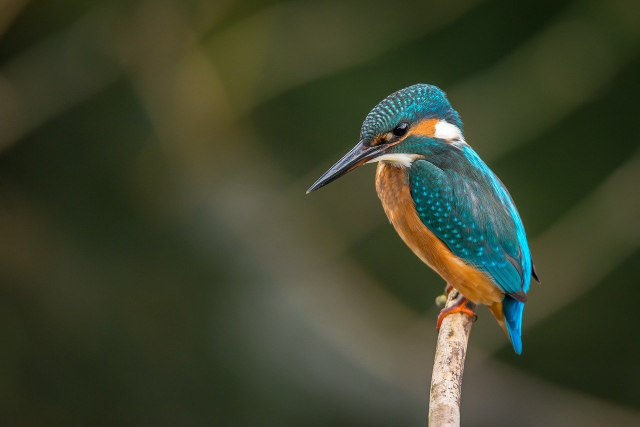
#> input picture Task_4/resources/images/kingfisher-983944_1280.jpg, 1280 x 854 px (shown at 1/2 size)
$ jupyter execute Task_4_Frequency_filtering.ipynb
#> lines starting #> are read from the running program, lines starting #| are printed output that depends on the picture; after the words box and inside, x2 and y2 are one past the last pixel; in counts of white or black regions, pixels touching at a corner belong together; long printed decimals are rounded
# Task 4: Frequency Filtering

[cell 1]
# Importing required modules
import numpy as np
import cv2
from matplotlib import pyplot as plt
import matplotlib as mpl

[cell 2]
# Defining path to images
images_path = 'resources/images/'

### Exercise 1

[cell 3]
# Reading image with OpenCV
image_1_name = 'kingfisher-983944_1280.jpg'
image_1 = cv2.imread(images_path + image_1_name)
#> image_1 is the input picture: shape (854, 1280, 3); mean B, G, R 44.9, 67.4, 61.5

# Getting basic image info
image_1_height, image_1_width, image_1_color_channels = image_1.shape
#> image_1_height = 854; image_1_width = 1280; image_1_color_channels = 3
print("Image 1 resolution is {}x{}".format(image_1_width, image_1_height))
#| Image 1 resolution is 1280x854

# Converting image to grayscale and displaying on the screen
image_1_grayscale = cv2.cvtColor(image_1, cv2.COLOR_BGR2GRAY)
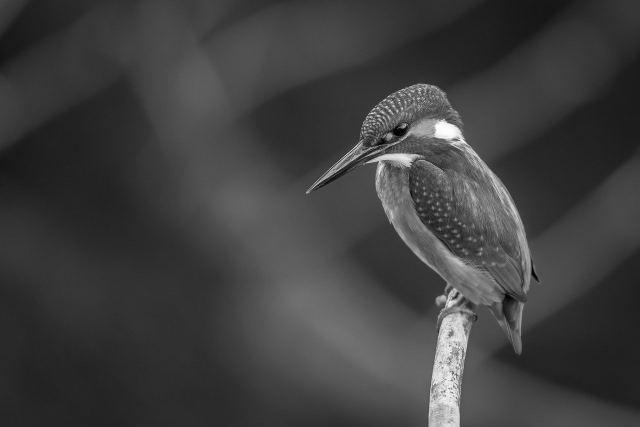
#> image_1_grayscale: shape (854, 1280) (shown at 1/2 size); min 0, max 255, mean 63.1
plt.imshow(image_1_grayscale, cmap = 'gray')
plt.show()

[cell 4]
# Performing fast Fourier transformation
image_1_ft = np.fft.fft2(image_1_grayscale)

# Printing value for pixel located at row 169 and column 451
print(image_1_ft[169, 451])
#| (5624.666-1140.2274557843975j)

# Shifting component corresponding to zero frequency to the center
image_1_ft_shifted = np.fft.fftshift(image_1_ft)

# To visualize Fourier transform, we replace all matrix elements by their absolute values, i.e. magnitudes
image_1_magnitude_spectrum = np.abs(image_1_ft_shifted)
plt.imshow(image_1_magnitude_spectrum, cmap = 'gray')
plt.show()

# Printing min and max values of magnitudes
print('Min magnitude value: ', np.min(image_1_magnitude_spectrum))
#| Min magnitude value:  1.156
print('Max magnitude value: ', np.max(image_1_magnitude_spectrum))
#| Max magnitude value:  68930905.0

[cell 5]
# Changing magnitude spectrum to logarithmic scale
image_1_magnitude_spectrum = np.log(1+np.abs(image_1_ft_shifted))
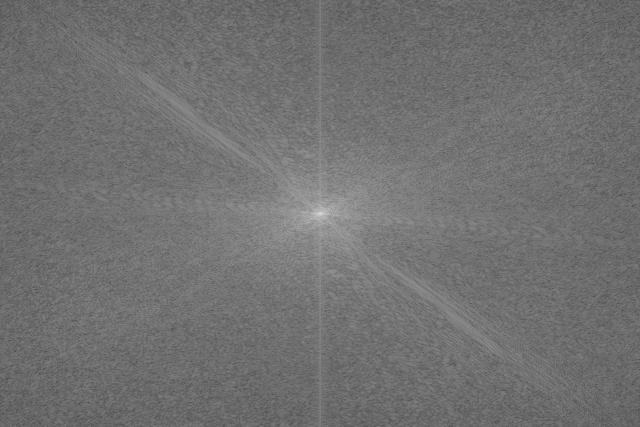
#> image_1_magnitude_spectrum: shape (854, 1280) float64 (shown at 1/2 size); min 0.768, max 18.05, mean 8.44; drawn with min black and max white
plt.imshow(image_1_magnitude_spectrum, cmap = 'gray')
plt.show()

# Calculating difference between max and min values
print('Difference between maximum and minimum values: ', np.max(image_1_magnitude_spectrum)-np.min(image_1_magnitude_spectrum))
#| Difference between maximum and minimum values:  17.280

[cell 6]
# Removing the main low frequencies by setting their magnitudes to zero. Matrix is 80x80
image_1_ft_shifted[int(image_1_height/2)-40 : int(image_1_height/2)+40, int(image_1_width/2)-40 : int(image_1_width/2)+40] = 0
image_1_magnitude_spectrum = np.log(1+np.abs(image_1_ft_shifted))
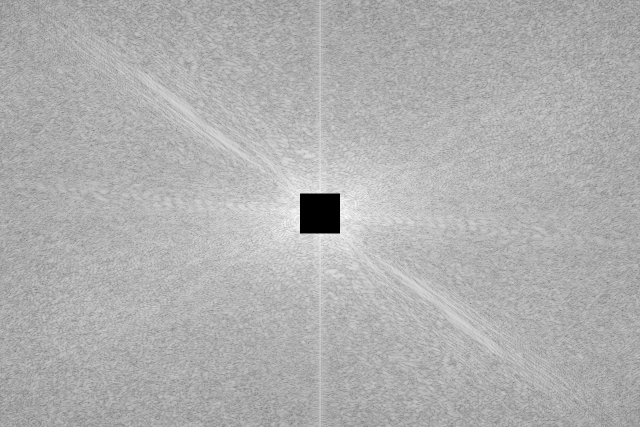
#> image_1_magnitude_spectrum: shape (854, 1280) float64 (shown at 1/2 size); min 0, max 12.14, mean 8.37; drawn with min black and max white
plt.imshow(image_1_magnitude_spectrum, cmap = 'gray')
plt.show()

[cell 7]
# Performing inverse fast Fourier transformation
image_1_ift = np.fft.ifftshift(image_1_ft_shifted)
image_1_back = np.fft.ifft2(image_1_ift)
image_1_back = np.abs(image_1_back)
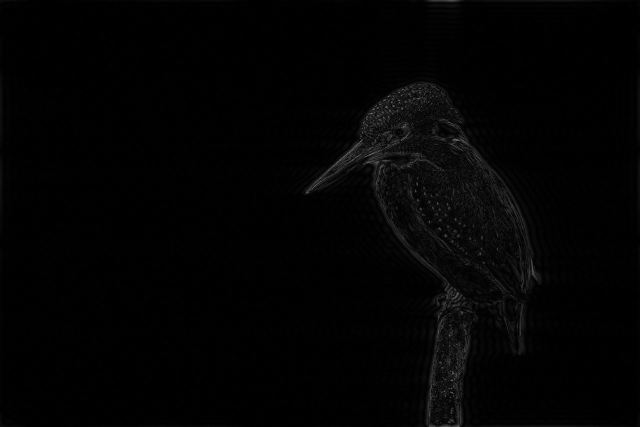
#> image_1_back: shape (854, 1280) float64 (shown at 1/2 size); min 0.000449, max 161.6, mean 3.5
plt.imshow(image_1_back, cmap = 'gray')
plt.show()

# Getting magnitude values at row 613 and column 459
print('Magnitude value at row 613 and column 459 is: {}'.format(image_1_back[613][459]))
#| Magnitude value at row 613 and column 459 is: 1.295

### Exercise 2

[cell 8]
# Reading image with OpenCV
image_2_name = 'chaffinch-1420407_1280.jpg'
image_2 = cv2.imread(images_path + image_2_name)
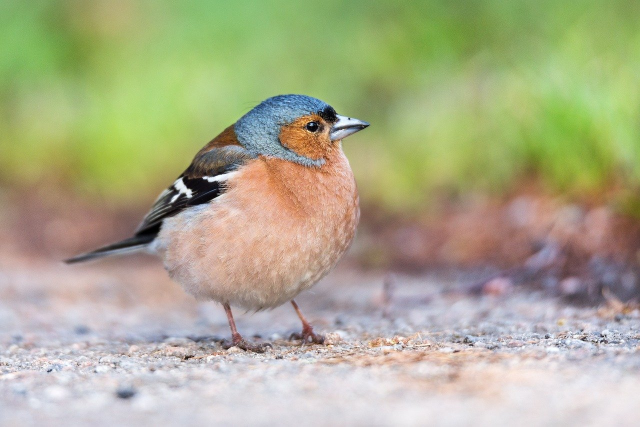
#> input picture Task_4/resources/images/chaffinch-1420407_1280.jpg, 1280 x 853 px (shown at 1/2 size)
#> image_2 is the input picture: shape (853, 1280, 3); mean B, G, R 140.4, 172.4, 172.1

# Getting basic image info
image_2_height, image_2_width, image_2_color_channels = image_2.shape
#> image_2_height = 853; image_2_width = 1280; image_2_color_channels = 3
print("Image 2 resolution is {}x{}".format(image_2_width, image_2_height))
#| Image 2 resolution is 1280x853

# Displaying image on the screen
plt.imshow(image_2)
plt.show()

[cell 9]
# Calculating image gradients and displying intensities on the screen
image_2_gradients = cv2.Laplacian(image_2, -1)
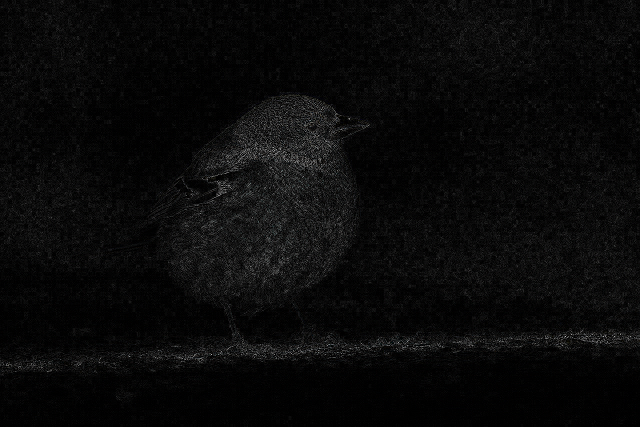
#> image_2_gradients: shape (853, 1280, 3) (shown at 1/2 size); mean B, G, R 9.5, 9.4, 9.4
plt.imshow(image_2_gradients)
plt.show()

# Calculating sum of all gradients
print('Sum of all gradients is: {}'.format(image_2_gradients.sum()))
#| Sum of all gradients is: 30969758

[cell 10]
# Detecting edges using Canny edge dector
image_2_canny_edge = cv2.Canny(image_2, 100, 200)
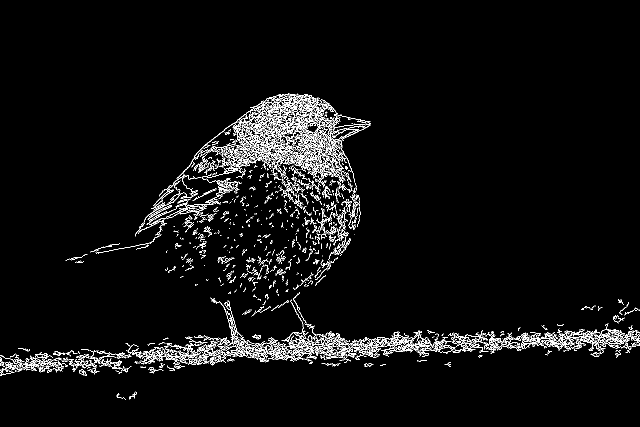
#> image_2_canny_edge: shape (853, 1280) (shown at 1/2 size); 3.6% white in thin lines or dots, all inside (x1, y1, x2, y2) = (0, 187, 1280, 799)
plt.imshow(image_2_canny_edge, cmap = 'gray')
plt.show()

# Calculating sum of determined edges intesity
print("Sum of all edge's intensities is: {}".format(image_2_canny_edge.sum()))
#| Sum of all edge's intensities is: 10058475
